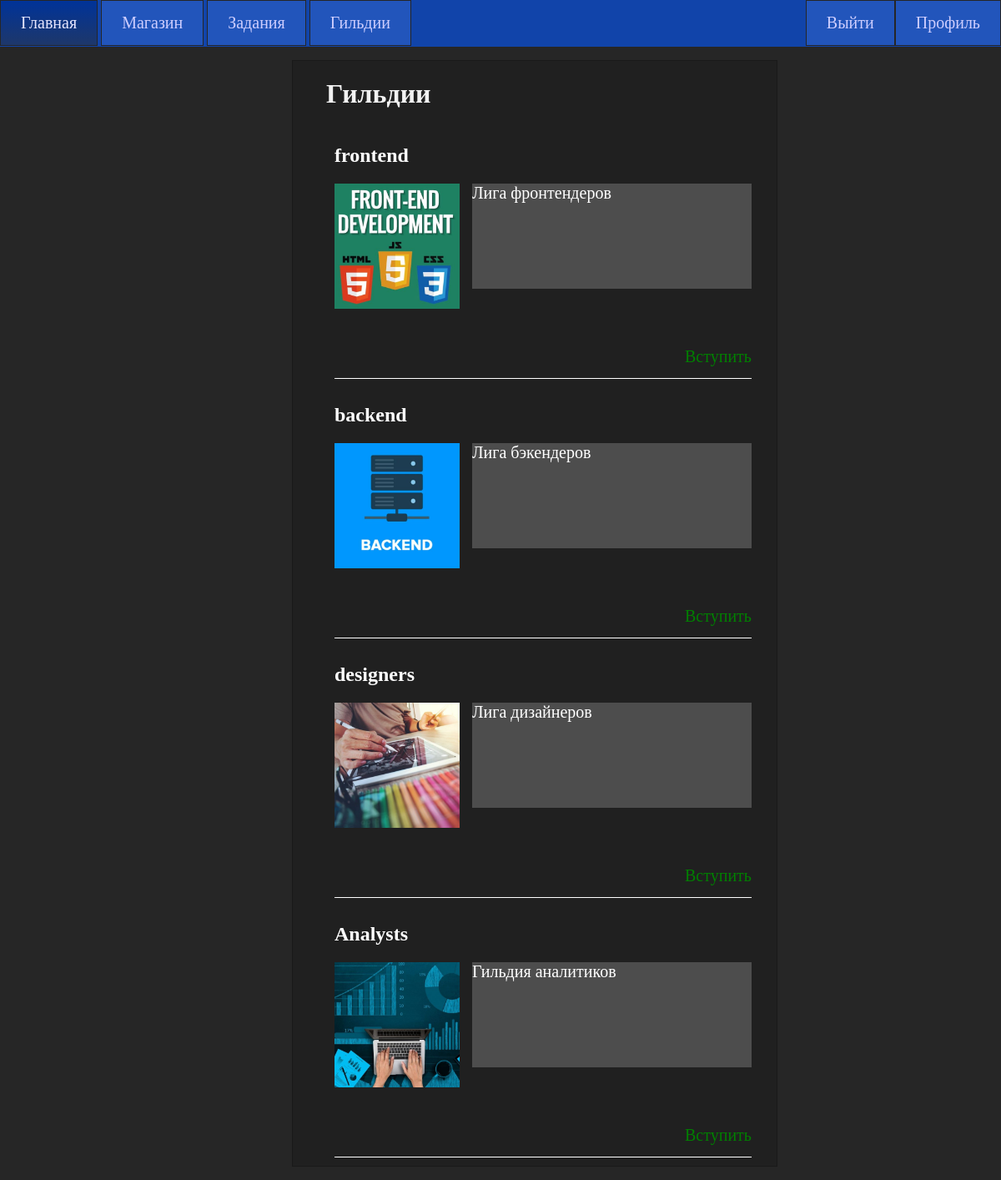
Screenshot of /guilds/ (signed in) with the database file from the repository.
### vtb/models.py (models this page shows, shortened)
class Guilds(models.Model):
    guildName = models.CharField(max_length=16, db_index=True)
    description =models.CharField(max_length=128, null=True)
    guildPoints = models.IntegerField()
    guildRanking = models.CharField(max_length=4)
    photo = models.ImageField(upload_to="photos/%Y/%m/%d/", null=True)
    def get_absolute_url(self):
        return reverse('guild', kwargs={'guild_id': self.id})
    class Meta:
        verbose_name = 'Гальдии'
        verbose_name_plural = 'Гильдии'

### vtb/views.py (the view)
# urls.py: path('guilds/', GuildsView.as_view(), name='guilds'),
class GuildsView(ListView):
    model = Guilds
    template_name = 'vtb/guilds.html'
    context_object_name = 'guilds'
    def get_context_data(self, *, object_list=None, **kwargs):
        context = super().get_context_data(**kwargs)
        context['menu'] = menu
        return context

### vtb/templates/vtb/guilds.html
{% extends 'vtb/base.html' %}
{% block content %}
    <ul class="store">
        <h1>Гильдии</h1>
    {% for g in guilds %}
        <li class="store">
            <h2><a href="{{g.get_absolute_url}}">{{g.guildName}}</a></h2>
            <p><img src="{{g.photo.url}}"></p>
            <p class="description">{{g.description}}</p>
            {% if request.user.is_authenticated %}
            <div class="join_guild"><p class="join_guild"><a class="join_guild" href="{% url 'join_guild' g.id user.id %}">Вступить</a></p></div>
            {% endif %}
        </li>
    {% endfor %}
    </ul>
{% endblock %}

### vtb/static/vtb/css/style.css (style rules this page uses)
* { font-family: Calibri; }
body { margin: 0px; background: no-repeat; background-color: #262626; }
p { font-family: Calibri; font-size: 20px; color: white; }
h1,h2,h3 { color: #f2f2f2; }
a { font-family: "Calibri"; text-decoration: none; color: white; }
ul { list-style: none; }
.store { position: center; }
ul.store { background-color: #202020; border: 1px solid #191919; position: relative; width: 45%; height: 20%; float: left; margin-left: 350px; }
ul li.store { position: relative; padding-bottom: 0px; border-bottom: 1px solid white; margin: 10px; overflow: hidden; width: 500px; height: 300px; }
img { float: left; size: 20px; hight: 150px; width: 150px; padding-right: 10px; }
p.description { background-color: #4d4d4d; float: left; margin-top: 0px; margin-left: 5px; width: 67%; height: 42%; }
div.join_guild { float: right; width: 80px; height: 25px; }
p.join_guild { margin: 50px 0px 0px 0px; padding: 0px; }
a.join_guild { color: green; }

### rows the page displays
Guilds: guildName "frontend", photo (picture), description "Лига фронтендеров"
Guilds: guildName "backend", photo (picture), description "Лига бэкендеров"
Guilds: guildName "designers", photo (picture), description "Лига дизайнеров"
Guilds: guildName "Analysts", photo (picture), description "Гильдия аналитиков"

### other values shown
{{ m.title }} "Главная" "Магазин" "Задания" "Гильдии"
